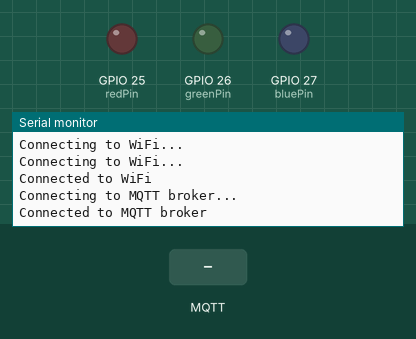
Recording of a program running on a simulated ESP32. On the bench: output pins drawn as LEDs (lit = HIGH), the last lines printed to the serial monitor. The inputs (shaded band) are chosen by the test bench. WiFi joins after 1.5 s; servers stay silent unless stated; no MQTT or app messages arrive unless stated.

Above: at 3.2 s.
3.3 s: MQTT message "1" arrives on the first subscribed topic
At 4.4 s:
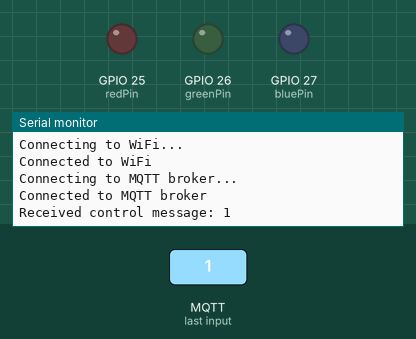
4.8 s: MQTT message "on" arrives on the first subscribed topic
At 5.5 s:
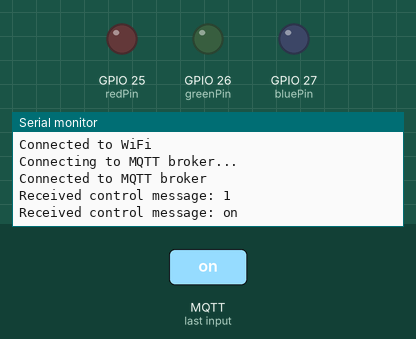
6.3 s: MQTT message "off" arrives on the first subscribed topic
At 6.7 s:
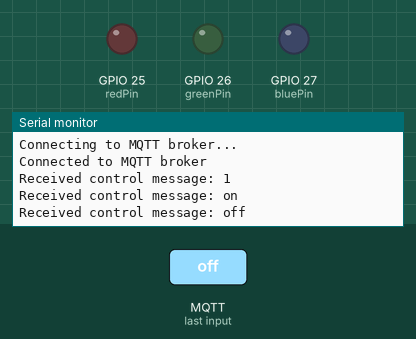

The program:

main.cpp
```cpp
#include <WiFi.h>
#include <PubSubClient.h>
#include <ArduinoJson.h>

const char* clientId = "controllable_led"; // Change for each ESP32
const char* ssid = "Velnciems";
const char* password = "40972495";

const char* mqttBroker = "broker.hivemq.com";
const int mqttPort = 1883;
const char* presenceTopic = "esp32/device/list";
const char* ledControlTopic = "esp32/led/control";

int redPin = 25;    // Replace with your actual pin configuration
int greenPin = 26;  // Replace with your actual pin configuration
int bluePin = 27;   // Replace with your actual pin configuration

WiFiClient espClient;
PubSubClient client(espClient);

unsigned long lastPublish = 0;

int redValue = 0;
int greenValue = 0;
int blueValue = 0;

void connectToWifi();
void connectToMqtt();
void publishPresence();
void handleLedControl(String message);
void setMqttCallback();

void setup() {
  Serial.begin(115200);
  pinMode(redPin, OUTPUT);
  pinMode(greenPin, OUTPUT);
  pinMode(bluePin, OUTPUT);

  connectToWifi();
  connectToMqtt();
  setMqttCallback();

}

void loop() {
  if (!client.connected()) {
    connectToMqtt();
  }

  client.loop();

  if (millis() - lastPublish > 5000) {
    publishPresence();
    lastPublish = millis();
  }
}

void connectToWifi() {
  Serial.println("Connecting to WiFi...");
  WiFi.begin(ssid, password);
  while (WiFi.status() != WL_CONNECTED) {
    delay(1000);
    Serial.println("Connecting to WiFi...");
  }
  Serial.println("Connected to WiFi");
}

void connectToMqtt() {
  Serial.println("Connecting to MQTT broker...");
  client.setServer(mqttBroker, mqttPort);

  while (!client.connected()) {
    if (client.connect(clientId)) {
      Serial.println("Connected to MQTT broker");
      client.subscribe(ledControlTopic);
    } else {
      Serial.println("Failed to connect to MQTT broker");
      delay(1000);
    }
  }
}

void publishPresence() {
  String payload = "{\"id\":\"" + String(clientId) + "\",\"ip\":\"" + WiFi.localIP().toString() + "\",\"color\":{\"r\":" + String(redValue) + ",\"g\":" + String(greenValue) + ",\"b\":" + String(blueValue) + "}}";
  client.publish(presenceTopic, payload.c_str());
}

void handleLedControl(String message) {
  Serial.println("Received control message: " + message);

  // Parse the JSON message
  DynamicJsonDocument doc(1024);
  deserializeJson(doc, message);

  // Extract color and IP
  JsonObject color = doc["color"];
  redValue = color["r"];
  greenValue = color["g"];
  blueValue = color["b"];

  String receivedIP = doc["ip"];

  // Compare with the local IP address
  if (receivedIP == WiFi.localIP().toString()) {
    // Apply the LED color
    analogWrite(redPin, redValue);
    analogWrite(greenPin, greenValue);
    analogWrite(bluePin, blueValue);

    // Publish the presence immediately after updating the LED color
    publishPresence();
  }
}


// Callback function for MQTT subscription
void callback(char* topic, byte* payload, unsigned int length) {
  String message = "";
  for (int i = 0; i < length; i++) {
    message += (char)payload[i];
  }
  handleLedControl(message);
}

// Set the callback function for MQTT subscription
void setMqttCallback() {
  client.setCallback(callback);
}
```

Measured:
- after the input at 3.3 s, the serial monitor: prints a new line at once (image 1)
- after the input at 4.8 s, the serial monitor: prints a new line at once (image 2)
- after the input at 6.3 s, the serial monitor: prints a new line at once (image 3)
